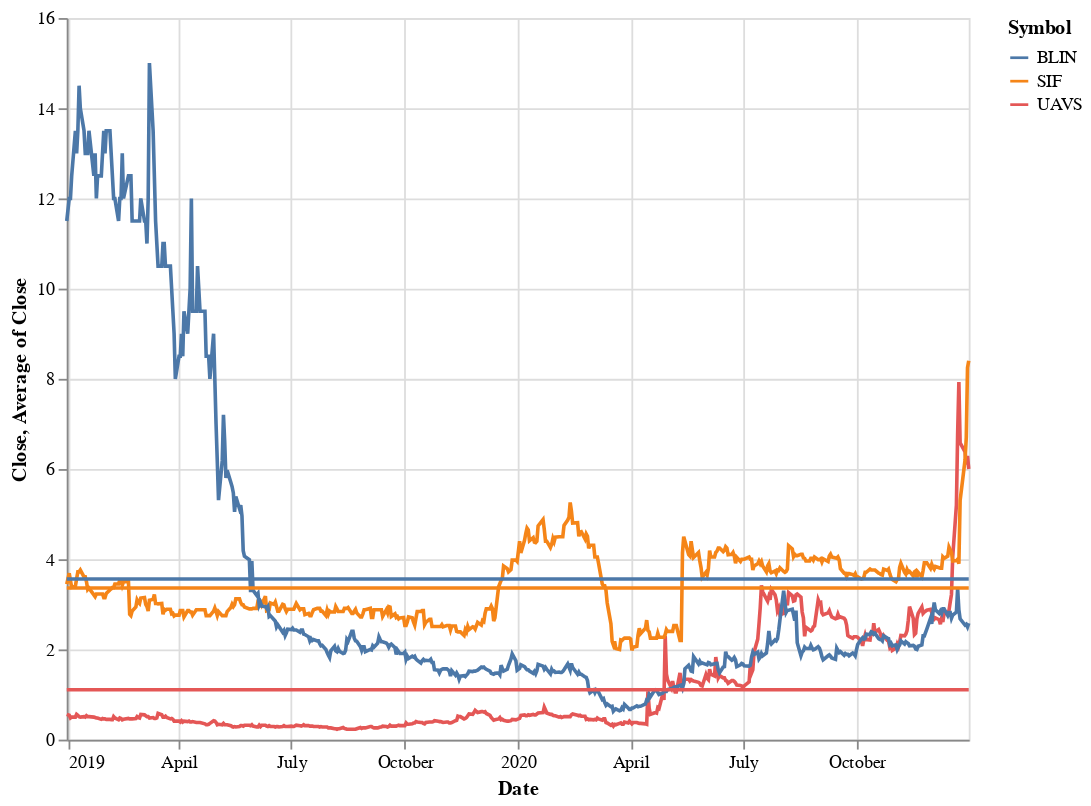

The notebook cell this image was saved under:
### Code cell
# add average line 

line = (alt.
         Chart(stocks).
         mark_line().
         encode(x='Date', y='Close', color='Symbol').
         properties(height=400, width=500))
avg = (alt.
         Chart(stocks).
         mark_rule().
         encode(y='average(Close)', color='Symbol',   
                size=alt.value(2)))
line + avg

### Figure 1 — Vega-Lite specification as saved in the notebook (floating-point values rounded to 4 significant figures; data arrays with more than 128 entries replaced by an {"elided": "..."} marker saying what was removed)
{"config": {"view": {"continuousWidth": 400, "continuousHeight": 300}}, "layer": [{"mark": "line", "encoding": {"color": {"type": "nominal", "field": "Symbol"}, "x": {"type": "temporal", "field": "Date"}, "y": {"type": "quantitative", "field": "Close"}}, "height": 400, "width": 500}, {"mark": "rule", "encoding": {"color": {"type": "nominal", "field": "Symbol"}, "size": {"value": 2}, "y": {"type": "quantitative", "aggregate": "average", "field": "Close"}}}], "data": {"name": "data-0abaa9f3e1517a4db3e35f7b3b5895c6"}, "$schema": "https://vega.github.io/schema/vega-lite/v4.8.1.json", "datasets": {"data-0abaa9f3e1517a4db3e35f7b3b5895c6": {"elided": "1518 records"}}}
